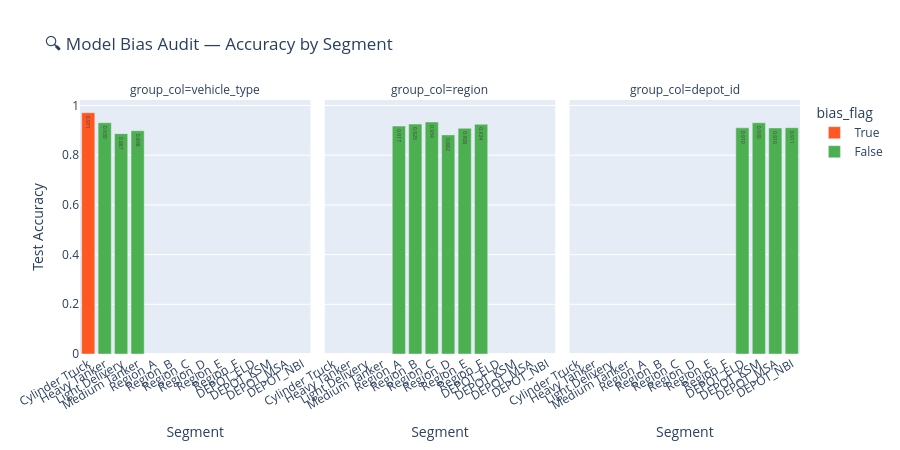

Notebook code cell kept with this figure:
### Code cell
def plot_bias_facet(bias_df: pd.DataFrame) -> None:
    """
    Faceted bar chart showing accuracy gap per group_col.

    Parameters
    ----------
    bias_df : pd.DataFrame  Output from run_model_bias_audit().
    """
    fig = px.bar(
        bias_df,
        x='group_value', y='accuracy',
        facet_col='group_col',
        color='bias_flag',
        text_auto='.3f',
        title='🔍 Model Bias Audit — Accuracy by Segment',
        labels={'accuracy': 'Test Accuracy', 'group_value': 'Segment'},
        color_discrete_map={True: '#FF5722', False: '#4CAF50'},
        height=450,
    )
    fig.update_xaxes(tickangle=-30)
    fig.update_layout(showlegend=True)
    fig.show()


plot_bias_facet(bias_df)

### Figure 1 — Plotly figure (JSON) as saved in the notebook; plotly's stock layout.template omitted (floating-point values rounded to 4 significant figures)
{"data": [{"hovertemplate": "bias_flag=True<br>group_col=vehicle_type<br>Segment=%{x}<br>Test Accuracy=%{y}<extra></extra>", "legendgroup": "True", "marker": {"color": "#FF5722", "pattern": {"shape": ""}}, "name": "True", "orientation": "v", "showlegend": true, "textposition": "auto", "texttemplate": "%{y:.3f}", "type": "bar", "x": ["Cylinder Truck"], "xaxis": "x", "y": [0.9709], "yaxis": "y"}, {"hovertemplate": "bias_flag=False<br>group_col=vehicle_type<br>Segment=%{x}<br>Test Accuracy=%{y}<extra></extra>", "legendgroup": "False", "marker": {"color": "#4CAF50", "pattern": {"shape": ""}}, "name": "False", "orientation": "v", "showlegend": true, "textposition": "auto", "texttemplate": "%{y:.3f}", "type": "bar", "x": ["Heavy Tanker", "Light Delivery", "Medium Tanker"], "xaxis": "x", "y": [0.9303, 0.8867, 0.8982], "yaxis": "y"}, {"hovertemplate": "bias_flag=False<br>group_col=region<br>Segment=%{x}<br>Test Accuracy=%{y}<extra></extra>", "legendgroup": "False", "marker": {"color": "#4CAF50", "pattern": {"shape": ""}}, "name": "False", "orientation": "v", "showlegend": false, "textposition": "auto", "texttemplate": "%{y:.3f}", "type": "bar", "x": ["Region_A", "Region_B", "Region_C", "Region_D", "Region_E", "Region_F"], "xaxis": "x2", "y": [0.9169, 0.9251, 0.9335, 0.8817, 0.9082, 0.9244], "yaxis": "y2"}, {"hovertemplate": "bias_flag=False<br>group_col=depot_id<br>Segment=%{x}<br>Test Accuracy=%{y}<extra></extra>", "legendgroup": "False", "marker": {"color": "#4CAF50", "pattern": {"shape": ""}}, "name": "False", "orientation": "v", "showlegend": false, "textposition": "auto", "texttemplate": "%{y:.3f}", "type": "bar", "x": ["DEPOT_ELD", "DEPOT_KSM", "DEPOT_MSA", "DEPOT_NBI"], "xaxis": "x3", "y": [0.91, 0.9303, 0.9096, 0.9106], "yaxis": "y3"}], "layout": {"annotations": [{"font": {}, "showarrow": false, "text": "group_col=vehicle_type", "x": 0.16, "xanchor": "center", "xref": "paper", "y": 1, "yanchor": "bottom", "yref": "paper"}, {"font": {}, "showarrow": false, "text": "group_col=region", "x": 0.5, "xanchor": "center", "xref": "paper", "y": 1, "yanchor": "bottom", "yref": "paper"}, {"font": {}, "showarrow": false, "text": "group_col=depot_id", "x": 0.84, "xanchor": "center", "xref": "paper", "y": 1, "yanchor": "bottom", "yref": "paper"}], "barmode": "relative", "height": 450, "legend": {"title": {"text": "bias_flag"}, "tracegroupgap": 0}, "showlegend": true, "title": {"text": "🔍 Model Bias Audit — Accuracy by Segment"}, "xaxis": {"anchor": "y", "domain": [0, 0.32], "tickangle": -30, "title": {"text": "Segment"}}, "xaxis2": {"anchor": "y2", "domain": [0.34, 0.66], "matches": "x", "tickangle": -30, "title": {"text": "Segment"}}, "xaxis3": {"anchor": "y3", "domain": [0.68, 1.0], "matches": "x", "tickangle": -30, "title": {"text": "Segment"}}, "yaxis": {"anchor": "x", "domain": [0, 1], "title": {"text": "Test Accuracy"}}, "yaxis2": {"anchor": "x2", "domain": [0, 1], "matches": "y", "showticklabels": false}, "yaxis3": {"anchor": "x3", "domain": [0, 1], "matches": "y", "showticklabels": false}}}
